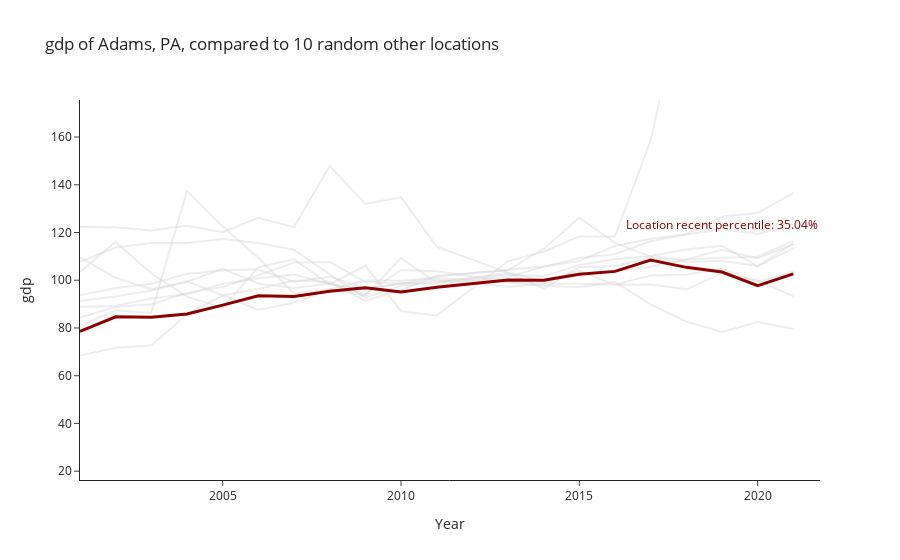

Notebook cell for this chart:
### Markdown cell above
#### How to use `FipsQuery` to ask similarity questions


The code chunk below illustrates a basic use of `FipsQuery` class for comparing counties in terms of specified parameters and features.
The simplest use is when we use `fips` codes to identify counties and potentially an `outcome variable` as a key variable of interest. Without running any similarity comparison, we can then just compare our recent performance to a random sample of other counties in the US. `range_multiplier` just regulates the range of the `y` axis.

### Code cell
f = FipsQuery(42001, "gdp")
f.compare_my_outcome_to_others(sample_size=sample_size, range_multiplier=10)

### Figure 1 — Plotly figure (JSON) as saved in the notebook; plotly's stock layout.template omitted (floating-point values rounded to 4 significant figures)
{"data": [{"line": {"color": "lightgray"}, "mode": "lines", "name": "Nassau, FL", "opacity": 0.4, "showlegend": false, "text": "Nassau, FL", "textposition": "top right", "type": "scatter", "x": [2001, 2002, 2003, 2004, 2005, 2006, 2007, 2008, 2009, 2010, 2011, 2013, 2014, 2015, 2016, 2017, 2018, 2019, 2020, 2021], "y": [84.35, 88.8, 89.93, 94.71, 97.18, 102.0, 107.4, 107.6, 99.27, 98.5, 101.6, 104.2, 105.8, 108.0, 114.3, 117.3, 119.3, 126.7, 128.2, 136.6]}, {"line": {"color": "lightgray"}, "mode": "lines", "name": "Alexander, IL", "opacity": 0.4, "showlegend": false, "text": "Alexander, IL", "textposition": "top right", "type": "scatter", "x": [2001, 2002, 2003, 2004, 2005, 2006, 2007, 2008, 2009, 2010, 2011, 2013, 2014, 2015, 2016, 2017, 2018, 2019, 2020, 2021], "y": [122.3, 122.2, 120.9, 122.9, 120.1, 126.1, 122.3, 147.9, 132.0, 134.8, 114.1, 103.2, 99.72, 103.9, 98.1, 98.24, 96.2, 102.9, 99.93, 93.24]}, {"line": {"color": "lightgray"}, "mode": "lines", "name": "Vanderburgh, IN", "opacity": 0.4, "showlegend": false, "text": "Vanderburgh, IN", "textposition": "top right", "type": "scatter", "x": [2001, 2002, 2003, 2004, 2005, 2006, 2007, 2008, 2009, 2010, 2011, 2013, 2014, 2015, 2016, 2017, 2018, 2019, 2020, 2021], "y": [93.68, 96.73, 98.56, 102.7, 104.1, 104.5, 99.34, 101.4, 96.69, 98.43, 100.2, 97.27, 98.48, 98.55, 98.14, 102.0, 102.5, 104.8, 99.5, 103.5]}, {"line": {"color": "lightgray"}, "mode": "lines", "name": "Genesee, MI", "opacity": 0.4, "showlegend": false, "text": "Genesee, MI", "textposition": "top right", "type": "scatter", "x": [2001, 2002, 2003, 2004, 2005, 2006, 2007, 2008, 2009, 2010, 2011, 2013, 2014, 2015, 2016, 2017, 2018, 2019, 2020, 2021], "y": [107.7, 113.7, 115.6, 115.6, 117.2, 115.6, 112.8, 102.5, 92.67, 97.58, 99.23, 102.4, 101.6, 106.3, 108.8, 110.2, 112.8, 114.4, 105.8, 113.4]}, {"line": {"color": "lightgray"}, "mode": "lines", "name": "Laclede, MO", "opacity": 0.4, "showlegend": false, "text": "Laclede, MO", "textposition": "top right", "type": "scatter", "x": [2001, 2002, 2003, 2004, 2005, 2006, 2007, 2008, 2009, 2010, 2011, 2013, 2014, 2015, 2016, 2017, 2018, 2019, 2020, 2021], "y": [91.45, 93.19, 95.64, 99.3, 104.9, 98.66, 96.77, 98.63, 94.12, 104.3, 103.7, 99.32, 98.89, 102.9, 103.8, 105.6, 108.7, 112.7, 109.2, 115.1]}, {"line": {"color": "lightgray"}, "mode": "lines", "name": "Osage, MO", "opacity": 0.4, "showlegend": false, "text": "Osage, MO", "textposition": "top right", "type": "scatter", "x": [2001, 2002, 2003, 2004, 2005, 2006, 2007, 2008, 2009, 2010, 2011, 2013, 2014, 2015, 2016, 2017, 2018, 2019, 2020, 2021], "y": [68.5, 71.68, 72.69, 85.71, 93.57, 96.32, 99.91, 99.23, 91.44, 95.91, 101.7, 104.2, 113.2, 126.2, 115.7, 109.9, 108.6, 109.5, 109.8, 116.5]}, {"line": {"color": "lightgray"}, "mode": "lines", "name": "Lancaster, NE", "opacity": 0.4, "showlegend": false, "text": "Lancaster, NE", "textposition": "top right", "type": "scatter", "x": [2001, 2002, 2003, 2004, 2005, 2006, 2007, 2008, 2009, 2010, 2011, 2013, 2014, 2015, 2016, 2017, 2018, 2019, 2020, 2021], "y": [88.88, 89.24, 92.45, 94.08, 98.48, 100.8, 102.4, 98.38, 96.07, 98.82, 98.5, 101.4, 105.6, 109.3, 110.9, 116.3, 119.2, 121.3, 119.4, 123.1]}, {"line": {"color": "lightgray"}, "mode": "lines", "name": "Yates, NY", "opacity": 0.4, "showlegend": false, "text": "Yates, NY", "textposition": "top right", "type": "scatter", "x": [2001, 2002, 2003, 2004, 2005, 2006, 2007, 2008, 2009, 2010, 2011, 2013, 2014, 2015, 2016, 2017, 2018, 2019, 2020, 2021], "y": [80.86, 87.36, 86.28, 137.4, 122.6, 109.3, 94.45, 96.31, 93.69, 109.3, 99.1, 103.0, 96.56, 105.6, 105.8, 109.5, 107.6, 108.2, 106.0, 115.4]}, {"line": {"color": "lightgray"}, "mode": "lines", "name": "Winkler, TX", "opacity": 0.4, "showlegend": false, "text": "Winkler, TX", "textposition": "top right", "type": "scatter", "x": [2001, 2002, 2003, 2004, 2005, 2006, 2007, 2008, 2009, 2010, 2011, 2013, 2014, 2015, 2016, 2017, 2018, 2019, 2020, 2021], "y": [103.4, 116.0, 102.8, 93.1, 88.4, 105.5, 108.8, 98.32, 106.2, 87.05, 85.27, 107.9, 112.0, 118.3, 118.4, 158.6, 225.5, 299.2, 300.9, 263.5]}, {"line": {"color": "lightgray"}, "mode": "lines", "name": "Grant, WV", "opacity": 0.4, "showlegend": false, "text": "Grant, WV", "textposition": "top right", "type": "scatter", "x": [2001, 2002, 2003, 2004, 2005, 2006, 2007, 2008, 2009, 2010, 2011, 2013, 2014, 2015, 2016, 2017, 2018, 2019, 2020, 2021], "y": [109.6, 101.0, 96.25, 99.52, 93.69, 87.54, 90.63, 96.11, 99.85, 99.8, 100.9, 99.14, 97.65, 97.05, 99.22, 89.9, 82.73, 78.29, 82.45, 79.67]}, {"line": {"color": "darkred", "width": 3}, "mode": "lines", "name": "Adams, PA", "showlegend": false, "text": "Adams, PA", "textposition": "top right", "type": "scatter", "x": [2001, 2002, 2003, 2004, 2005, 2006, 2007, 2008, 2009, 2010, 2011, 2013, 2014, 2015, 2016, 2017, 2018, 2019, 2020, 2021], "y": [78.62, 84.69, 84.47, 85.86, 89.56, 93.51, 93.15, 95.38, 96.89, 95.04, 97.07, 100.1, 100.0, 102.5, 103.7, 108.4, 105.4, 103.4, 97.68, 102.7]}], "layout": {"annotations": [{"font": {"color": "darkred", "size": 12}, "showarrow": false, "text": "Location recent percentile: 35.04%", "x": 2019, "y": 123.2}], "title": {"text": "gdp of Adams, PA, compared to 10 random other locations"}, "xaxis": {"title": {"text": "Year"}}, "yaxis": {"range": [16.31, 175.5], "title": {"text": "gdp"}}}}
